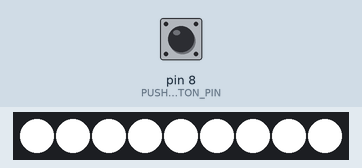
Simulated run of this sketch. Board: Arduino Uno, built with avr-gcc and run on an emulated ATmega328P. On the bench: 9 RGB LEDs in strip order, left to right. Inputs (shaded band) come from the test bench; at power-on: pin 8 (PUSHBUTTON_PIN) HIGH.

Above: at 1.2 s.
1.3 s: pin 8 (PUSHBUTTON_PIN) pulled LOW for 0.15 s
At 2.0 s:
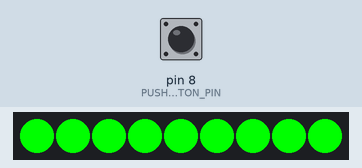
2.9 s: pin 8 (PUSHBUTTON_PIN) pulled LOW for 1 s
At 4.5 s:
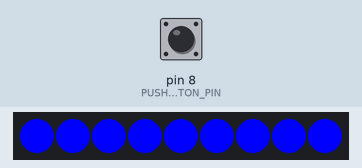
5.4 s: pin 8 (PUSHBUTTON_PIN) pulled LOW for 0.15 s
At 6.4 s:
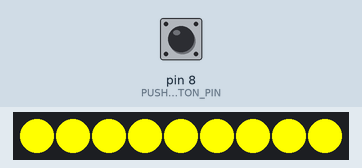
7.0 s: pin 8 (PUSHBUTTON_PIN) pulled LOW for 3.2 s
At 10.5 s:
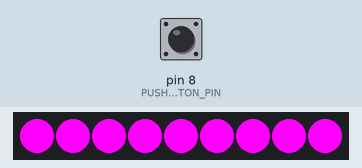
11.7 s: pin 8 (PUSHBUTTON_PIN) pulled LOW for 0.15 s
At 12.3 s:
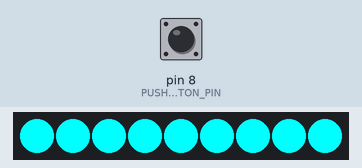
13.3 s: pin 8 (PUSHBUTTON_PIN) pulsed LOW 5 times (0.12 s each, 0.3 s apart)
At 14.47 s:
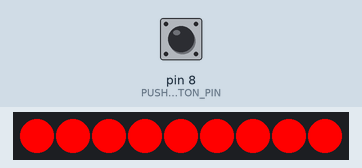
Timing chart, 0 to 16.3 s (numbered marks = the images above; inputs shaded):
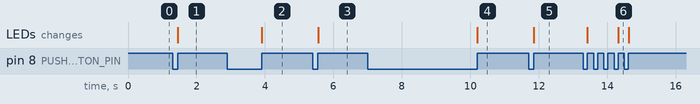

The sketch:

netball_test_rgbw.ino
```cpp
// (licence header left out)
#include <Adafruit_NeoPixel.h>
#ifdef __AVR__
#include <avr/power.h> // Required for 16 MHz Adafruit Trinket
#endif

// Which pin on the Arduino is connected to the NeoPixels?
#define PIN             6 // LED data pin
#define PUSHBUTTON_PIN  8

// How many NeoPixels are attached to the Arduino?
#define NUMPIXELS 9 // Popular NeoPixel ring size

Adafruit_NeoPixel pixels(NUMPIXELS, PIN, NEO_GRBW + NEO_KHZ800);

#define DELAYVAL 500 // Time (in milliseconds) to pause between pixels

byte colorTable[][4] = {
  { 255, 0  , 0  , 0   },    // red
  { 0  , 255, 0  , 0   },    // green
  { 0  , 0  , 255, 0   },    // blue
  { 255, 255, 0  , 0   },    // yellow
  { 255, 0,   255, 0   },    // magenta
  { 0  , 255, 255, 0   },    // cyan
  { 255, 255, 255, 0   },    // RGB white
  { 0  , 0  , 0  , 255 },    // Real white
  { 255, 255, 255, 255 }     // RGBW white
};

const int NUMBER_OF_COLORS = sizeof(colorTable) / 4;

void setup() {
  // These lines are specifically to support the Adafruit Trinket 5V 16 MHz.
  // Any other board, you can remove this part (but no harm leaving it):
#if defined(__AVR_ATtiny85__) && (F_CPU == 16000000)
  clock_prescale_set(clock_div_1);
#endif
  // END of Trinket-specific code.

  pinMode(PUSHBUTTON_PIN, INPUT_PULLUP);

  pixels.begin(); // INITIALIZE NeoPixel strip object (REQUIRED)

  whiteCompare();
}

int currentColor = 0;    // zero is the first color in the colorTable

void loop() {

  while(digitalRead(PUSHBUTTON_PIN) == HIGH)     // wait in this loop while no button pressed
    ;

  delay(50);                                     // debounce delay

  while(digitalRead(PUSHBUTTON_PIN) == LOW)      // wait for button to be released
    ;

  if(++currentColor == NUMBER_OF_COLORS)         // step through all colors in the colorTable
    currentColor = 0;

  displayEffects(currentColor);

  delay(50);                                     // debounce delay

}

void displayEffects(char col) {
  pixels.clear(); // Set all pixel colors to 'off'

  for (int i = 0; i < NUMPIXELS; i++) { // For each pixel...
    pixels.setPixelColor(i, pixels.Color(colorTable[col][0], colorTable[col][1], colorTable[col][2], colorTable[col][3]));
  }

  pixels.show();   // Send the updated pixel colors to the hardware.


}

// whiteCompare() - test function to compare white LEDs
void whiteCompare(void) {
  pixels.clear(); // Set all pixel colors to 'off'

  pixels.setPixelColor(0, pixels.Color(255, 255, 255, 0  ));   // RGB white
  pixels.setPixelColor(1, pixels.Color(255, 255, 255, 0  ));   // RGB white
  pixels.setPixelColor(2, pixels.Color(255, 255, 255, 0  ));   // RGB white

  pixels.setPixelColor(3, pixels.Color(0  , 0  , 0  , 255));   // Real white
  pixels.setPixelColor(4, pixels.Color(0  , 0  , 0  , 255));   // Real white
  pixels.setPixelColor(5, pixels.Color(0  , 0  , 0  , 255));   // Real white

  pixels.setPixelColor(6, pixels.Color(255, 255, 255, 255));   // RGBW white
  pixels.setPixelColor(7, pixels.Color(255, 255, 255, 255));   // RGBW white
  pixels.setPixelColor(8, pixels.Color(255, 255, 255, 255));   // RGBW white

  pixels.show();   // Send the updated pixel colors to the hardware.


}
```

Measured:
- after the input at 1.3 s, the LEDs: change after 0.15 s (image 1)
- after the input at 2.9 s, the LEDs: change after 1.0 s (image 2)
- after the input at 5.4 s, the LEDs: change after 0.15 s (image 3)
- after the input at 7.0 s, the LEDs: change after 3.2 s (image 4)
- after the input at 11.7 s, the LEDs: change after 0.15 s (image 5)
- after the input at 13.3 s, the LEDs: first change after 0.12 s (image 6 shows a later state)
